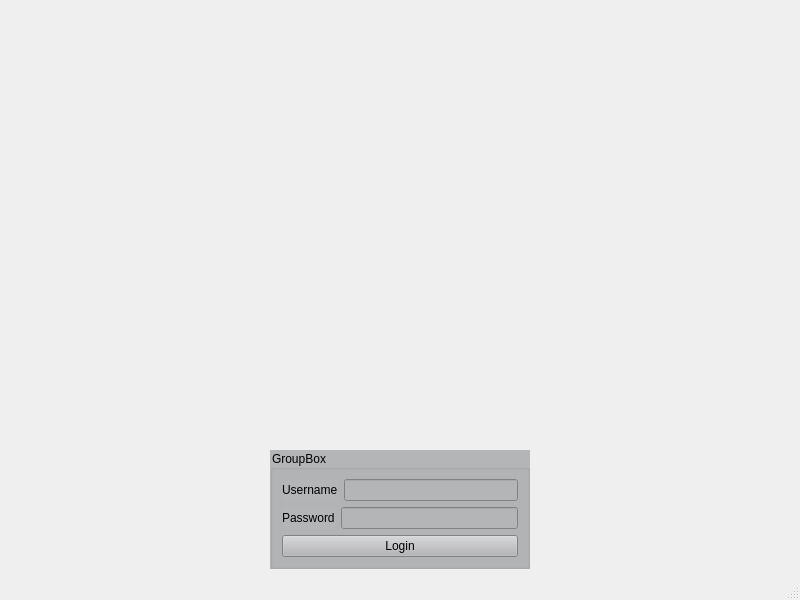
<?xml version="1.0" encoding="UTF-8"?>
<ui version="4.0">
 <class>Login</class>
 <widget class="QMainWindow" name="Login">
  <property name="geometry">
   <rect>
    <x>0</x>
    <y>0</y>
    <width>800</width>
    <height>600</height>
   </rect>
  </property>
  <property name="windowTitle">
   <string>Login</string>
  </property>
  <widget class="QWidget" name="centralwidget">
   <layout class="QGridLayout" name="gridLayout">
    <item row="1" column="1">
     <widget class="QGroupBox" name="groupBox">
      <property name="styleSheet">
       <string notr="true">background-color: #b4b5b7;</string>
      </property>
      <property name="title">
       <string>GroupBox</string>
      </property>
      <layout class="QVBoxLayout" name="verticalLayout">
       <item>
        <layout class="QHBoxLayout" name="horizontalLayout_2">
         <item>
          <widget class="QLabel" name="label_user">
           <property name="text">
            <string>Username</string>
           </property>
          </widget>
         </item>
         <item>
          <widget class="QLineEdit" name="lineEdit_user"/>
         </item>
        </layout>
       </item>
       <item>
        <layout class="QHBoxLayout" name="horizontalLayout">
         <item>
          <widget class="QLabel" name="label_pass">
           <property name="text">
            <string>Password</string>
           </property>
          </widget>
         </item>
         <item>
          <widget class="QLineEdit" name="lineEdit_pass"/>
         </item>
        </layout>
       </item>
       <item>
        <widget class="QPushButton" name="pushButton_login">
         <property name="text">
          <string>Login</string>
         </property>
        </widget>
       </item>
      </layout>
     </widget>
    </item>
    <item row="1" column="0">
     <spacer name="horizontalSpacer">
      <property name="orientation">
       <enum>Qt::Horizontal</enum>
      </property>
      <property name="sizeHint" stdset="0">
       <size>
        <width>254</width>
        <height>20</height>
       </size>
      </property>
     </spacer>
    </item>
    <item row="0" column="1">
     <spacer name="verticalSpacer">
      <property name="orientation">
       <enum>Qt::Vertical</enum>
      </property>
      <property name="sizeHint" stdset="0">
       <size>
        <width>20</width>
        <height>420</height>
       </size>
      </property>
     </spacer>
    </item>
    <item row="1" column="2">
     <spacer name="horizontalSpacer_2">
      <property name="orientation">
       <enum>Qt::Horizontal</enum>
      </property>
      <property name="sizeHint" stdset="0">
       <size>
        <width>254</width>
        <height>20</height>
       </size>
      </property>
     </spacer>
    </item>
   </layout>
  </widget>
  <widget class="QMenuBar" name="menubar">
   <property name="geometry">
    <rect>
     <x>0</x>
     <y>0</y>
     <width>800</width>
     <height>21</height>
    </rect>
   </property>
  </widget>
  <widget class="QStatusBar" name="statusbar"/>
 </widget>
 <resources/>
 <connections/>
</ui>
